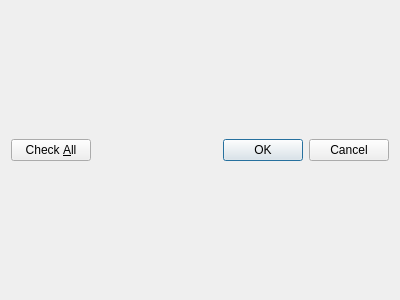
<?xml version="1.0" encoding="UTF-8"?>
<ui version="4.0">
 <class>PreProcessorGridAttributeCustomMappingDialog</class>
 <widget class="QDialog" name="PreProcessorGridAttributeCustomMappingDialog">
  <property name="geometry">
   <rect>
    <x>0</x>
    <y>0</y>
    <width>400</width>
    <height>300</height>
   </rect>
  </property>
  <property name="windowTitle">
   <string>Attribute Mapping</string>
  </property>
  <layout class="QVBoxLayout" name="verticalLayout" stretch="1,0">
   <item>
    <layout class="QVBoxLayout" name="layout"/>
   </item>
   <item>
    <layout class="QHBoxLayout" name="horizontalLayout">
     <item>
      <widget class="QPushButton" name="checkAllButton">
       <property name="text">
        <string>Check &amp;All</string>
       </property>
      </widget>
     </item>
     <item>
      <widget class="QDialogButtonBox" name="buttonBox">
       <property name="orientation">
        <enum>Qt::Horizontal</enum>
       </property>
       <property name="standardButtons">
        <set>QDialogButtonBox::Cancel|QDialogButtonBox::Ok</set>
       </property>
      </widget>
     </item>
    </layout>
   </item>
  </layout>
 </widget>
 <resources/>
 <connections>
  <connection>
   <sender>buttonBox</sender>
   <signal>accepted()</signal>
   <receiver>PreProcessorGridAttributeCustomMappingDialog</receiver>
   <slot>accept()</slot>
   <hints>
    <hint type="sourcelabel">
     <x>248</x>
     <y>254</y>
    </hint>
    <hint type="destinationlabel">
     <x>157</x>
     <y>274</y>
    </hint>
   </hints>
  </connection>
  <connection>
   <sender>buttonBox</sender>
   <signal>rejected()</signal>
   <receiver>PreProcessorGridAttributeCustomMappingDialog</receiver>
   <slot>reject()</slot>
   <hints>
    <hint type="sourcelabel">
     <x>316</x>
     <y>260</y>
    </hint>
    <hint type="destinationlabel">
     <x>286</x>
     <y>274</y>
    </hint>
   </hints>
  </connection>
 </connections>
</ui>
